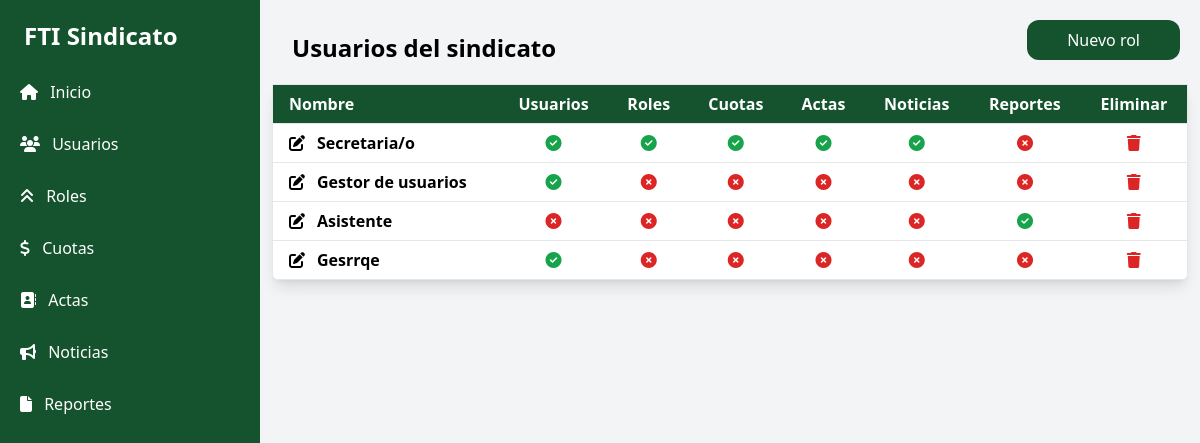
The page /roles/ on the database as committed earlier.
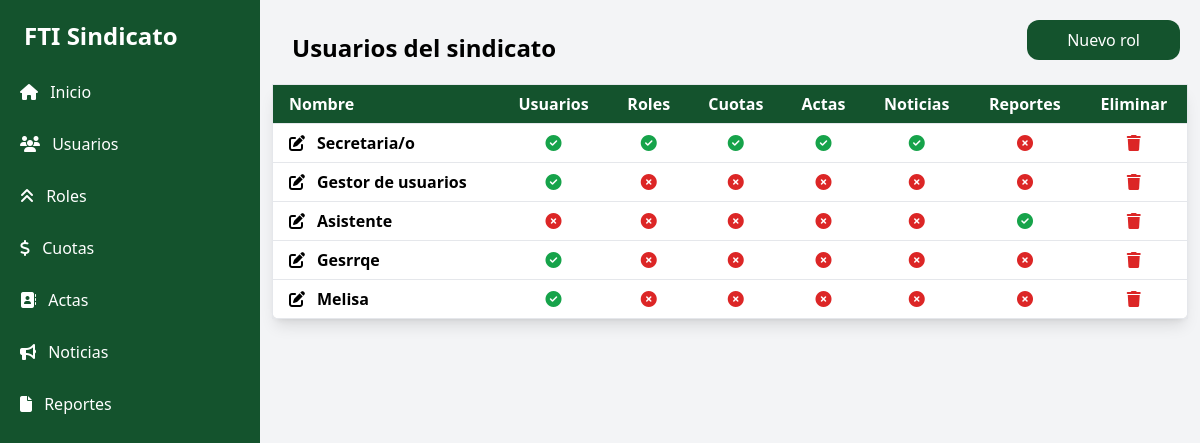
The same page on the database as committed later.
### usuarios/models.py (models this page shows)
class Roll(models.Model):
    nombre = models.CharField(max_length=130)
    gestionar_usuarios = models.BooleanField(default=False)
    gestionar_roles = models.BooleanField(default=False)
    gestionar_cuotas = models.BooleanField(default=False)
    gestionar_actas = models.BooleanField(default=False)
    gestionar_reportes = models.BooleanField(default=False)
    gestionar_noticias = models.BooleanField(default=False)

### usuarios/views.py (the view)
# urls.py: path('roles/',roles,name='roles'),
def roles(request):
    roles = Roll.objects.all()
    return render(request,'roles.html',{'roles':roles})

### templates/roles.html
{% extends "base.html" %}
{% load static %}
{% block content %}
<div class="overflow-x-auto w-full p-3">
  <h1 class='text-2xl p-5 font-bold'>Usuarios del sindicato</h1>
  <a href={% url 'crear_rol' %} class='absolute top-5 right-5 bg-green-900 py-2 px-10 text-white rounded-xl'>Nuevo rol</a>
  <table class="min-w-full bg-white border border-gray-200 shadow-lg rounded-lg">
    <thead class="bg-green-900 text-white">
      <tr>
        <th class="px-4 py-2 text-left">Nombre</th>
        <th class="px-4 text-center py-2 text-left">Usuarios</th>
        <th class="px-4 text-center py-2 text-left">Roles</th>
        <th class="px-4 text-center py-2 text-left">Cuotas</th>
        <th class="px-4 text-center py-2 text-left">Actas</th>
        <th class="px-4 text-center py-2 text-left">Noticias</th>
        <th class="px-4 text-center py-2 text-left">Reportes</th>
        <th class="px-4 text-center py-2 text-left">Eliminar</th>
      </tr>
    </thead>
    <tbody class="text-gray-700">
      {% for r in roles %}
      <tr class="border-t border-gray-200 hover:bg-gray-100">
        <td class="px-4 py-2 font-semibold text-black"><a href=""><i class="fa fa-edit pr-3"></i>{{r.nombre}}</a></td>
        <td class="px-4 py-2 text-center">{% if r.gestionar_usuarios %}<i class='fa fa-check-circle text-green-600'></i>{% else %}<i class='fa fa-times-circle text-red-600'></i>{% endif %}</td>
        <td class="px-4 py-2 text-center">{% if r.gestionar_roles %}<i class='fa fa-check-circle text-green-600'></i>{% else %}<i class='fa fa-times-circle text-red-600'></i>{% endif %}</td>
        <td class="px-4 py-2 text-center">{% if r.gestionar_cuotas %}<i class='fa fa-check-circle text-green-600'></i>{% else %}<i class='fa fa-times-circle text-red-600'></i>{% endif %}</td>
        <td class="px-4 py-2 text-center">{% if r.gestionar_actas %}<i class='fa fa-check-circle text-green-600'></i>{% else %}<i class='fa fa-times-circle text-red-600'></i>{% endif %}</td>
        <td class="px-4 py-2 text-center">{% if r.gestionar_noticias %}<i class='fa fa-check-circle text-green-600'></i>{% else %}<i class='fa fa-times-circle text-red-600'></i>{% endif %}</td>
        <td class="px-4 py-2 text-center">{% if r.gestionar_reportes %}<i class='fa fa-check-circle text-green-600'></i>{% else %}<i class='fa fa-times-circle text-red-600'></i>{% endif %}</td>
        <td class="text-center px-4 py-2"><a href={% url 'eliminar_rol' r.pk %}><i class='fas fa-trash text-red-600'></i></a></td>
      </tr>
      {% endfor %}
    </tbody>
  </table>
</div>
{% endblock content %}

### templates/base.html (shortened to what this page needs)
{% load static %}
<html lang="es">
<head>
  <script src="{% static 'js/tailwind.js' %}"></script>
  <link href="{% static 'css/fa.css' %}" rel="stylesheet">
  <link href="https://cdnjs.cloudflare.com/ajax/libs/font-awesome/6.5.0/css/all.min.css" rel="stylesheet">
</head>
<body class="bg-gray-100">
    <div class="grid grid-cols-[260px_auto] h-screen">
        <div class="bg-green-900 text-white py-5 px-1">
            <h1 class="text-2xl font-bold mb-5 px-5">FTI Sindicato</h1>
            <ul>
                <li class="mb-3">
                    <a href="{% url 'home' %}" class="hover:bg-green-700 py-2 px-4 rounded block">
                        <i class='pr-2 fas fa-home'></i> Inicio
                    </a>
                </li>
                <li class="mb-3">
                    <a href="{% url 'usuarios' %}" class="hover:bg-green-700 py-2 px-4 rounded block">
                        <i class='pr-2 fas fa-users'></i> Usuarios
                    </a>
                </li>
                <li class="mb-3">
                    <a href="{% url 'roles' %}" class="hover:bg-green-700 py-2 px-4 rounded block">
                        <i class='pr-2 fas fa-angle-double-up'></i> Roles
                    </a>
                </li>
                <li class="mb-3">
                    <a href="{% url 'cuotas' %}" class="hover:bg-green-700 py-2 px-4 rounded block">
                        <i class='pr-2 fas fa-dollar'></i> Cuotas
                    </a>
                </li>
                <li class="mb-3">
                    <a href="{% url 'actas' %}" class="hover:bg-green-700 py-2 px-4 rounded block">
                        <i class='pr-2 fas fa-address-book'></i> Actas
                    </a>
                </li>
                <li class="mb-3">
                    <a href="{% url 'noticias' %}" class="hover:bg-green-700 py-2 px-4 rounded block">
                        <i class='pr-2 fas fa-bullhorn'></i> Noticias
                    </a>
                </li>
                <li class="mb-3">
                    <a href="{% url 'actas' %}" class="hover:bg-green-700 py-2 px-4 rounded block">
                        <i class='pr-2 fas fa-file'></i> Reportes
                    </a>
                </li>
            </ul>
        </div>
        {% block content %}
        {% endblock content %}
    </div>
</body>
</html>

Rows that differ between the two databases and show on the page:
added Roll: nombre "Melisa", gestionar_usuarios True (drawn), gestionar_roles False (drawn), gestionar_cuotas False (drawn), gestionar_actas False (drawn), gestionar_noticias False (drawn), gestionar_reportes False (drawn)
